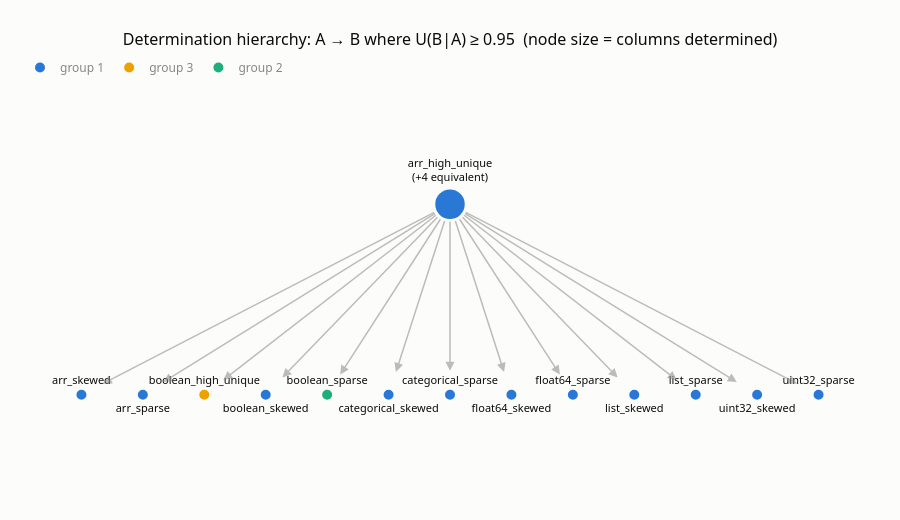

Write notebook code for a chart like this one.
### Code cell
# --- directed determination graph (A -> B iff U(B|A) >= threshold) ----------
# Mutual determination (U >= thresh both ways) means the columns are functionally
# equivalent, so we condense each equivalence clique (SCC) into one node and lay
# the resulting DAG out in tiers: determinants above, determined below.
import networkx as nx

edges = directed.filter(pl.col("U") >= U_THRESH)
G = nx.DiGraph()
G.add_nodes_from(labels)
for s, d, u in edges.select("src", "dst", "U").iter_rows():
    G.add_edge(s, d, U=u)

mutual = sorted({tuple(sorted((s, d))) for s, d in G.edges if G.has_edge(d, s)})
C = nx.condensation(G)  # SCCs -> DAG; C.nodes[c]["members"] = original columns
print(f"{G.number_of_edges()} determination edges at U >= {U_THRESH} | "
      f"{len(mutual)} mutual pairs -> {C.number_of_nodes()} nodes after condensing equivalents")

# tiered layout: topological generation = row; isolated columns drop to the bottom row
gens = list(nx.topological_generations(C))
layer = {c: gi for gi, gen in enumerate(gens) for c in gen}
for c in C.nodes:
    if C.degree(c) == 0:
        layer[c] = len(gens) - 1
pos, side = {}, {}
for gi in range(len(gens)):
    row = sorted((c for c in C.nodes if layer[c] == gi),
                 key=lambda c: min(C.nodes[c]["members"]))
    for i, c in enumerate(row):
        pos[c] = ((i + 1) / (len(row) + 1), -gi)
        side[c] = i % 2  # alternate label above/below so neighbours don't collide

fig = go.Figure()
fig.update_layout(annotations=[
    dict(x=pos[v][0], y=pos[v][1], ax=pos[u][0], ay=pos[u][1],
         axref="x", ayref="y", xref="x", yref="y", text="",
         showarrow=True, arrowhead=2, arrowsize=1.2, arrowwidth=1.5,
         arrowcolor="rgba(137,135,129,0.55)", standoff=24, startstandoff=16)
    for u, v in C.edges
])

seen_groups = set()
for c in C.nodes:
    mem = sorted(C.nodes[c]["members"])
    determined = sorted({t for m in mem for t in G.successors(m)} - set(mem))
    gi = group_of.get(idx[mem[0]])
    label = mem[0] if len(mem) == 1 else f"{mem[0]}<br>(+{len(mem) - 1} equivalent)"
    hover = ("<b>" + " ≡ ".join(mem) + "</b>"
             + f"<br>determines {len(determined)} column(s)"
             + ("<br>→ " + "<br>→ ".join(determined) if determined else ""))
    fig.add_trace(go.Scatter(
        x=[pos[c][0]], y=[pos[c][1]], mode="markers+text",
        marker=dict(size=12 + 1.5 * len(determined),
                    color=PAL[gi % 4] if gi is not None else MUTED,
                    line=dict(color=SURFACE, width=2)),
        text=[label], textfont=dict(color=INK, size=11),
        textposition="top center" if pos[c][1] == 0 else
                     ("bottom center" if side[c] else "top center"),
        name=f"group {gi + 1}" if gi is not None else "ungrouped",
        legendgroup=str(gi), showlegend=(gi not in seen_groups),
        customdata=[hover], hovertemplate="%{customdata}<extra></extra>",
    ))
    seen_groups.add(gi)

fig.update_layout(
    title=dict(text=f"Determination hierarchy: A → B where U(B|A) ≥ {U_THRESH}  "
                    f"(node size = columns determined)", font=dict(color=INK, size=16)),
    template="none", paper_bgcolor=SURFACE, plot_bgcolor=SURFACE,
    font=dict(family='system-ui, "Segoe UI", sans-serif', color=MUTED, size=12),
    xaxis=dict(visible=False, range=[0, 1]),
    yaxis=dict(visible=False, range=[-len(gens) + 0.5, 0.6]),
    legend=dict(orientation="h", yanchor="bottom", y=1.02, x=0),
    height=520, margin=dict(l=20, r=20, t=90, b=30), hoverlabel=dict(align="left"),
)
fig.show()

### Figure 1 — Plotly figure (JSON) as saved in the notebook; plotly's stock layout.template omitted (floating-point values rounded to 4 significant figures)
{"data": [{"customdata": ["<b>arr_sparse</b><br>determines 0 column(s)"], "hovertemplate": "%{customdata}<extra></extra>", "legendgroup": "0", "marker": {"color": "#2a78d6", "line": {"color": "#fcfcfb", "width": 2}, "size": 12}, "mode": "markers+text", "name": "group 1", "showlegend": true, "text": ["arr_sparse"], "textfont": {"color": "#0b0b0b", "size": 11}, "textposition": "bottom center", "type": "scatter", "x": [0.1429], "y": [-1]}, {"customdata": ["<b>arr_skewed</b><br>determines 0 column(s)"], "hovertemplate": "%{customdata}<extra></extra>", "legendgroup": "0", "marker": {"color": "#2a78d6", "line": {"color": "#fcfcfb", "width": 2}, "size": 12}, "mode": "markers+text", "name": "group 1", "showlegend": false, "text": ["arr_skewed"], "textfont": {"color": "#0b0b0b", "size": 11}, "textposition": "top center", "type": "scatter", "x": [0.07143], "y": [-1]}, {"customdata": ["<b>categorical_sparse</b><br>determines 0 column(s)"], "hovertemplate": "%{customdata}<extra></extra>", "legendgroup": "0", "marker": {"color": "#2a78d6", "line": {"color": "#fcfcfb", "width": 2}, "size": 12}, "mode": "markers+text", "name": "group 1", "showlegend": false, "text": ["categorical_sparse"], "textfont": {"color": "#0b0b0b", "size": 11}, "textposition": "top center", "type": "scatter", "x": [0.5], "y": [-1]}, {"customdata": ["<b>list_sparse</b><br>determines 0 column(s)"], "hovertemplate": "%{customdata}<extra></extra>", "legendgroup": "0", "marker": {"color": "#2a78d6", "line": {"color": "#fcfcfb", "width": 2}, "size": 12}, "mode": "markers+text", "name": "group 1", "showlegend": false, "text": ["list_sparse"], "textfont": {"color": "#0b0b0b", "size": 11}, "textposition": "top center", "type": "scatter", "x": [0.7857], "y": [-1]}, {"customdata": ["<b>boolean_high_unique</b><br>determines 0 column(s)"], "hovertemplate": "%{customdata}<extra></extra>", "legendgroup": "2", "marker": {"color": "#eda100", "line": {"color": "#fcfcfb", "width": 2}, "size": 12}, "mode": "markers+text", "name": "group 3", "showlegend": true, "text": ["boolean_high_unique"], "textfont": {"color": "#0b0b0b", "size": 11}, "textposition": "top center", "type": "scatter", "x": [0.2143], "y": [-1]}, {"customdata": ["<b>boolean_skewed</b><br>determines 0 column(s)"], "hovertemplate": "%{customdata}<extra></extra>", "legendgroup": "0", "marker": {"color": "#2a78d6", "line": {"color": "#fcfcfb", "width": 2}, "size": 12}, "mode": "markers+text", "name": "group 1", "showlegend": false, "text": ["boolean_skewed"], "textfont": {"color": "#0b0b0b", "size": 11}, "textposition": "bottom center", "type": "scatter", "x": [0.2857], "y": [-1]}, {"customdata": ["<b>categorical_skewed</b><br>determines 0 column(s)"], "hovertemplate": "%{customdata}<extra></extra>", "legendgroup": "0", "marker": {"color": "#2a78d6", "line": {"color": "#fcfcfb", "width": 2}, "size": 12}, "mode": "markers+text", "name": "group 1", "showlegend": false, "text": ["categorical_skewed"], "textfont": {"color": "#0b0b0b", "size": 11}, "textposition": "bottom center", "type": "scatter", "x": [0.4286], "y": [-1]}, {"customdata": ["<b>float64_sparse</b><br>determines 0 column(s)"], "hovertemplate": "%{customdata}<extra></extra>", "legendgroup": "0", "marker": {"color": "#2a78d6", "line": {"color": "#fcfcfb", "width": 2}, "size": 12}, "mode": "markers+text", "name": "group 1", "showlegend": false, "text": ["float64_sparse"], "textfont": {"color": "#0b0b0b", "size": 11}, "textposition": "top center", "type": "scatter", "x": [0.6429], "y": [-1]}, {"customdata": ["<b>list_skewed</b><br>determines 0 column(s)"], "hovertemplate": "%{customdata}<extra></extra>", "legendgroup": "0", "marker": {"color": "#2a78d6", "line": {"color": "#fcfcfb", "width": 2}, "size": 12}, "mode": "markers+text", "name": "group 1", "showlegend": false, "text": ["list_skewed"], "textfont": {"color": "#0b0b0b", "size": 11}, "textposition": "bottom center", "type": "scatter", "x": [0.7143], "y": [-1]}, {"customdata": ["<b>float64_skewed</b><br>determines 0 column(s)"], "hovertemplate": "%{customdata}<extra></extra>", "legendgroup": "0", "marker": {"color": "#2a78d6", "line": {"color": "#fcfcfb", "width": 2}, "size": 12}, "mode": "markers+text", "name": "group 1", "showlegend": false, "text": ["float64_skewed"], "textfont": {"color": "#0b0b0b", "size": 11}, "textposition": "bottom center", "type": "scatter", "x": [0.5714], "y": [-1]}, {"customdata": ["<b>uint32_skewed</b><br>determines 0 column(s)"], "hovertemplate": "%{customdata}<extra></extra>", "legendgroup": "0", "marker": {"color": "#2a78d6", "line": {"color": "#fcfcfb", "width": 2}, "size": 12}, "mode": "markers+text", "name": "group 1", "showlegend": false, "text": ["uint32_skewed"], "textfont": {"color": "#0b0b0b", "size": 11}, "textposition": "bottom center", "type": "scatter", "x": [0.8571], "y": [-1]}, {"customdata": ["<b>uint32_sparse</b><br>determines 0 column(s)"], "hovertemplate": "%{customdata}<extra></extra>", "legendgroup": "0", "marker": {"color": "#2a78d6", "line": {"color": "#fcfcfb", "width": 2}, "size": 12}, "mode": "markers+text", "name": "group 1", "showlegend": false, "text": ["uint32_sparse"], "textfont": {"color": "#0b0b0b", "size": 11}, "textposition": "top center", "type": "scatter", "x": [0.9286], "y": [-1]}, {"customdata": ["<b>boolean_sparse</b><br>determines 0 column(s)"], "hovertemplate": "%{customdata}<extra></extra>", "legendgroup": "1", "marker": {"color": "#1baf7a", "line": {"color": "#fcfcfb", "width": 2}, "size": 12}, "mode": "markers+text", "name": "group 2", "showlegend": true, "text": ["boolean_sparse"], "textfont": {"color": "#0b0b0b", "size": 11}, "textposition": "top center", "type": "scatter", "x": [0.3571], "y": [-1]}, {"customdata": ["<b>arr_high_unique ≡ categorical_high_unique ≡ float64_high_unique ≡ list_high_unique ≡ uint32_high_unique</b><br>determines 13 column(s)<br>→ arr_skewed<br>→ arr_sparse<br>→ boolean_high_unique<br>→ boolean_skewed<br>→ boolean_sparse<br>→ categorical_skewed<br>→ categorical_sparse<br>→ float64_skewed<br>→ float64_sparse<br>→ list_skewed<br>→ list_sparse<br>→ uint32_skewed<br>→ uint32_sparse"], "hovertemplate": "%{customdata}<extra></extra>", "legendgroup": "0", "marker": {"color": "#2a78d6", "line": {"color": "#fcfcfb", "width": 2}, "size": 31.5}, "mode": "markers+text", "name": "group 1", "showlegend": false, "text": ["arr_high_unique<br>(+4 equivalent)"], "textfont": {"color": "#0b0b0b", "size": 11}, "textposition": "top center", "type": "scatter", "x": [0.5], "y": [0]}], "layout": {"annotations": [{"arrowcolor": "rgba(137,135,129,0.55)", "arrowhead": 2, "arrowsize": 1.2, "arrowwidth": 1.5, "ax": 0.5, "axref": "x", "ay": 0, "ayref": "y", "showarrow": true, "standoff": 24, "startstandoff": 16, "text": "", "x": 0.1429, "xref": "x", "y": -1, "yref": "y"}, {"arrowcolor": "rgba(137,135,129,0.55)", "arrowhead": 2, "arrowsize": 1.2, "arrowwidth": 1.5, "ax": 0.5, "axref": "x", "ay": 0, "ayref": "y", "showarrow": true, "standoff": 24, "startstandoff": 16, "text": "", "x": 0.07143, "xref": "x", "y": -1, "yref": "y"}, {"arrowcolor": "rgba(137,135,129,0.55)", "arrowhead": 2, "arrowsize": 1.2, "arrowwidth": 1.5, "ax": 0.5, "axref": "x", "ay": 0, "ayref": "y", "showarrow": true, "standoff": 24, "startstandoff": 16, "text": "", "x": 0.4286, "xref": "x", "y": -1, "yref": "y"}, {"arrowcolor": "rgba(137,135,129,0.55)", "arrowhead": 2, "arrowsize": 1.2, "arrowwidth": 1.5, "ax": 0.5, "axref": "x", "ay": 0, "ayref": "y", "showarrow": true, "standoff": 24, "startstandoff": 16, "text": "", "x": 0.5, "xref": "x", "y": -1, "yref": "y"}, {"arrowcolor": "rgba(137,135,129,0.55)", "arrowhead": 2, "arrowsize": 1.2, "arrowwidth": 1.5, "ax": 0.5, "axref": "x", "ay": 0, "ayref": "y", "showarrow": true, "standoff": 24, "startstandoff": 16, "text": "", "x": 0.6429, "xref": "x", "y": -1, "yref": "y"}, {"arrowcolor": "rgba(137,135,129,0.55)", "arrowhead": 2, "arrowsize": 1.2, "arrowwidth": 1.5, "ax": 0.5, "axref": "x", "ay": 0, "ayref": "y", "showarrow": true, "standoff": 24, "startstandoff": 16, "text": "", "x": 0.7857, "xref": "x", "y": -1, "yref": "y"}, {"arrowcolor": "rgba(137,135,129,0.55)", "arrowhead": 2, "arrowsize": 1.2, "arrowwidth": 1.5, "ax": 0.5, "axref": "x", "ay": 0, "ayref": "y", "showarrow": true, "standoff": 24, "startstandoff": 16, "text": "", "x": 0.8571, "xref": "x", "y": -1, "yref": "y"}, {"arrowcolor": "rgba(137,135,129,0.55)", "arrowhead": 2, "arrowsize": 1.2, "arrowwidth": 1.5, "ax": 0.5, "axref": "x", "ay": 0, "ayref": "y", "showarrow": true, "standoff": 24, "startstandoff": 16, "text": "", "x": 0.9286, "xref": "x", "y": -1, "yref": "y"}, {"arrowcolor": "rgba(137,135,129,0.55)", "arrowhead": 2, "arrowsize": 1.2, "arrowwidth": 1.5, "ax": 0.5, "axref": "x", "ay": 0, "ayref": "y", "showarrow": true, "standoff": 24, "startstandoff": 16, "text": "", "x": 0.7143, "xref": "x", "y": -1, "yref": "y"}, {"arrowcolor": "rgba(137,135,129,0.55)", "arrowhead": 2, "arrowsize": 1.2, "arrowwidth": 1.5, "ax": 0.5, "axref": "x", "ay": 0, "ayref": "y", "showarrow": true, "standoff": 24, "startstandoff": 16, "text": "", "x": 0.2143, "xref": "x", "y": -1, "yref": "y"}, {"arrowcolor": "rgba(137,135,129,0.55)", "arrowhead": 2, "arrowsize": 1.2, "arrowwidth": 1.5, "ax": 0.5, "axref": "x", "ay": 0, "ayref": "y", "showarrow": true, "standoff": 24, "startstandoff": 16, "text": "", "x": 0.2857, "xref": "x", "y": -1, "yref": "y"}, {"arrowcolor": "rgba(137,135,129,0.55)", "arrowhead": 2, "arrowsize": 1.2, "arrowwidth": 1.5, "ax": 0.5, "axref": "x", "ay": 0, "ayref": "y", "showarrow": true, "standoff": 24, "startstandoff": 16, "text": "", "x": 0.3571, "xref": "x", "y": -1, "yref": "y"}, {"arrowcolor": "rgba(137,135,129,0.55)", "arrowhead": 2, "arrowsize": 1.2, "arrowwidth": 1.5, "ax": 0.5, "axref": "x", "ay": 0, "ayref": "y", "showarrow": true, "standoff": 24, "startstandoff": 16, "text": "", "x": 0.5714, "xref": "x", "y": -1, "yref": "y"}], "font": {"color": "#898781", "family": "system-ui, \"Segoe UI\", sans-serif", "size": 12}, "height": 520, "hoverlabel": {"align": "left"}, "legend": {"orientation": "h", "x": 0, "y": 1.02, "yanchor": "bottom"}, "margin": {"b": 30, "l": 20, "r": 20, "t": 90}, "paper_bgcolor": "#fcfcfb", "plot_bgcolor": "#fcfcfb", "title": {"font": {"color": "#0b0b0b", "size": 16}, "text": "Determination hierarchy: A → B where U(B|A) ≥ 0.95  (node size = columns determined)"}, "xaxis": {"range": [0, 1], "visible": false}, "yaxis": {"range": [-1.5, 0.6], "visible": false}}}
